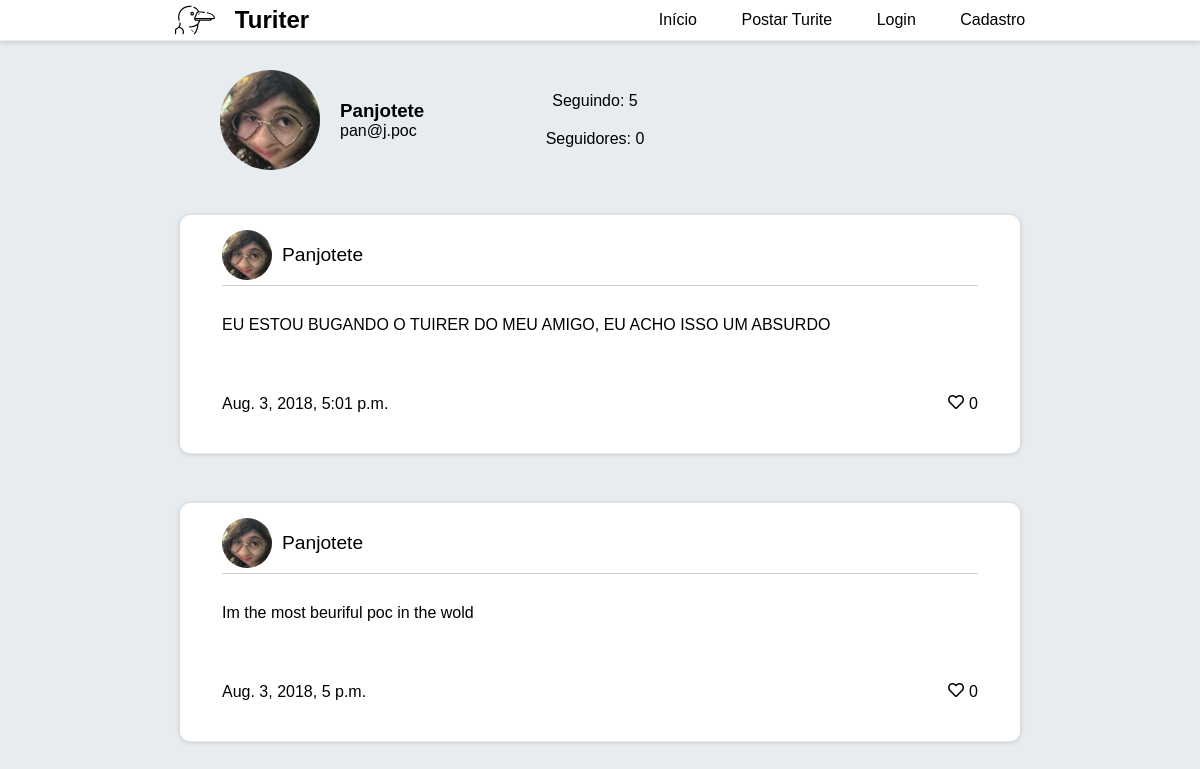
The app's page /perfil/5/ with its own data.
### users/models.py (models this page shows)
class User(AbstractUser):
    followers = models.ManyToManyField('self', blank=True, symmetrical=False)
    following = models.ManyToManyField('self', blank=True, related_name='seguindo', symmetrical=False)
    picture = models.ImageField('Foto de perfil', default='img/blank-pic.png')
    liked_tuites = models.ManyToManyField('tuites.Tuite', related_name='liked_by', blank=True)
    @property
    def followers_count(self):
        return self.followers.count()
    @property
    def following_count(self):
        return self.following.count()

### tuites/models.py (models this page shows)
class Tuite(models.Model):
    content = models.CharField('Tuite', max_length=280)
    author = models.ForeignKey('users.User', on_delete=models.CASCADE, related_name='tuites')
    date_created = models.DateTimeField(auto_now_add=True)
    objects = TuitesManager()
    @property
    def likes_count(self):
        return self.liked_by.count()
    def __str__(self):
        return f'{self.content}'
    class Meta:
        ordering = ('content', )

### users/views.py (the view)
# urls.py: path('perfil/<int:pk>/', ProfileView.as_view(), name='profile'),
class ProfileView(DetailView):
    model = User
    template_name = 'profile.html'
    context_object_name = 'profile'

### templates/templatetags/user_liked.py (called while the page is built)
@register.simple_tag(takes_context=True)
def liked_tuite_heart_icon(context):
    user = context.get('user')
    tuite = context.get('tuite')
    if(user.is_authenticated):
        if user.liked_tuites.filter(id__in=[tuite.id]).exists():
            return "fas fa-heart"
    return "far fa-heart"

### templates/profile.html (shortened to what this page needs)
{% extends 'base.html' %}
{% load staticfiles %}
{% load following %}
{% block body %}
    <div class="profile-container">
        <div>
            <div>
                <img src="{{ profile.picture.url }}" class="profile-image">
            </div>
            <div>
                <h3 class="profile-text">{{ profile.username }}</h3>
                <p class="profile-text">{{ profile.email }}</p>
            </div>
        </div>
        <div>
            <div class="profile-text1">
                Seguindo: {{ profile.following_count }}
            </div>
            <div class="profile-text2">
                Seguidores: {{ profile.followers_count }}
            </div>
        </div>
    </div>
    {% for tuite in profile.tuites.all %}
        {% include 'includes/card.html' %}
    {% endfor %}
{% endblock %}

### templates/includes/card.html
{% load static %}
{% load user_liked %}
<div id="tuite">
    <div id="user-block">
        <img src="{{ tuite.author.picture.url }}" alt="">
        <a href="{% url 'users:profile' tuite.author.pk %}" id="username"> {{ tuite.author }}</a>
    </div>
    <div id="tuite-text">
        {{ tuite }}
    </div>
    <div id="reactions">
        <p>{{ tuite.date_created }}</p>
        <div>
            <a href="{% url 'tuites:like' tuite.id %}" class="like-tuite">
                <i class="{% liked_tuite_heart_icon %}"></i> {{ tuite.likes_count }}
            </a>
        </div>
    </div>
</div>

### static/css/style.css (style rules this page uses)
body { font-family: sans-serif; margin: 0; background: #e6ecf0; display: flex; flex-direction: column; align-items: center; }
#tuite { display: flex; flex-direction: column; align-items: center; justify-content: space-around; background-color: white; width: 70%; margin: 25px 0 25px 0; box-shadow: 0 1px 1px 0 #ECECEC, 0 1px 5px 0 rgba(0, 0, 0, 0.19); border-radius: 10px; }
#user-block { display: flex; flex-direction: row; align-items: center; justify-content: flex-start; width: 90%; border-bottom: 1px solid rgb(209, 209, 209); margin: 10px 0 10px 0; padding: 5px 0 5px 0; }
#user-block img { width: 50px; background-color: #ddd; border-radius: 100%; height: 50px; object-fit: cover; width: 50px; margin: 0 10px 0 0; }
#user-block a { color: black; font-size: 1.2rem; }
#tuite-text { width: 90%; padding: 20px 0 20px 0; }
#reactions { width: 90%; display: flex; flex-direction: row; align-items: center; justify-content: space-between; padding: 20px 0 20px 0; }
#reactions div { display: flex; flex-direction: row; align-items: center; justify-content: center; padding: 20px 0 20px 0; }
#reactions div a { color: black; display: flex; align-items: center; justify-content: space-between; }
#reactions div a i { transition: all 0.1s linear; height: auto; margin: 0 5px 3px 0; }
h1, h2, h3, p { margin: 0; }
.profile-image { background-color: #ddd; border-radius: 100%; height: 100px; object-fit: cover; width: 100px; margin: 20px; }
a, u { text-decoration: none; }

### static/css/profile.css (style rules this page uses)
.profile-container { display: flex; flex-direction: row; align-items: center; justify-content: space-between; padding-top: 10px; width: 70%; }
.profile-container > div { width: 30%; padding: 0 20px; display: flex; flex-direction: column; justify-content: space-between; align-items: center; }
.profile-container > div:nth-child(1) { display: flex; flex-direction: row; justify-content: flex-start; align-items: center; }
.profile-container > div:nth-child(1) div { display: flex; flex-direction: column; justify-content: space-between; align-items: flex-start; }
.profile-text1, .profile-text2 { transition: all 0.2s linear; position: relative; padding: 10px 0 10px 0; }

### records on screen
User: picture (picture), username "Panjotete", email "pan@j.poc", following_count "5", followers_count "0"
Tuite: author.picture (picture), author "Panjotete", content "EU ESTOU BUGANDO O TUIRER DO MEU AMIGO, EU ACHO ISSO UM ABSURDO", date_created "Aug. 3, 2018, 5:01 p.m.", likes_count "0"
Tuite: author.picture (picture), author "Panjotete", content "Im the most beuriful poc in the wold", date_created "Aug. 3, 2018, 5 p.m.", likes_count "0"
